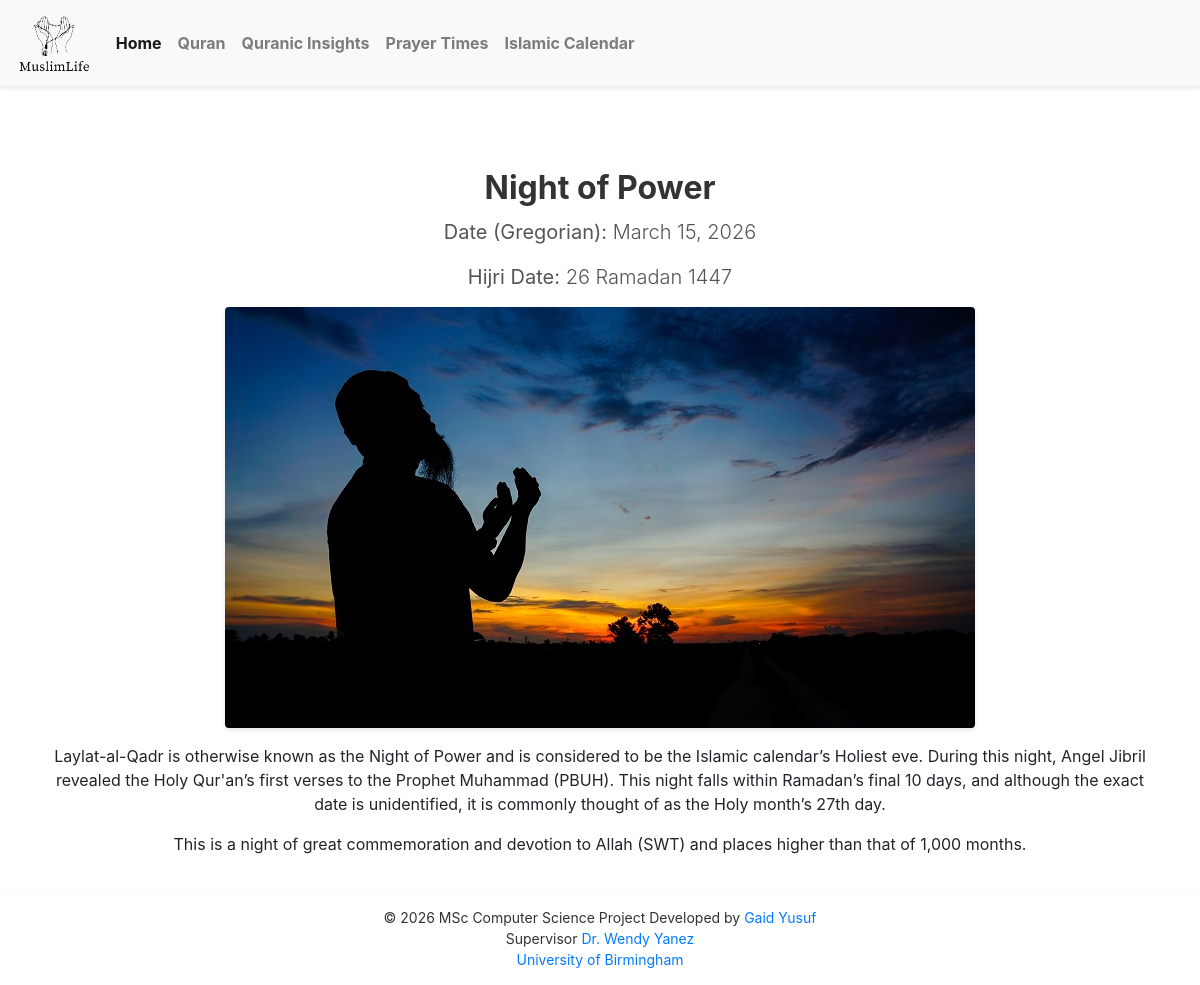
/islamic_calendar/event/26/, run on the app's committed database.
### islamic_calendar/models.py (models this page shows, shortened)
class IslamicEvent(models.Model):
    name = models.CharField(max_length=100)
    date = models.DateField()
    hijri_date = models.CharField(max_length=100)

class EventDetail(models.Model):
    event = models.ForeignKey('IslamicEvent', on_delete=models.CASCADE)
    description = models.TextField(null=True)
    picture = models.ImageField(
        upload_to='event_pictures/', null=True, blank=True)

### islamic_calendar/views.py (the view)
# urls.py: path('event/<int:event_id>/', views.event_detail, name='event_detail'),
def event_detail(request, event_id):
    event = get_object_or_404(IslamicEvent, id=event_id)
    event_detail = EventDetail.objects.filter(event__name=event.name).first()
    return render(request, 'islamic_calendar/event_detail.html',
                  {'event': event, 'event_detail': event_detail})

### islamic_calendar/templates/islamic_calendar/event_detail.html
{% extends 'base.html' %} {% load static %} {% block content %}
<div class="container mt-5">
  <h1
    class="display-4"
    style="
      color: #333333;
      margin-bottom: 10px;
      text-align: center;
      font-weight: bold;
      font-size: 32px;
    "
  >
    {{ event.name }}
  </h1>
  <p
    class="lead"
    style="color: #555555; margin-bottom: 15px; text-align: center"
  >
    <strong>Date (Gregorian):</strong> {{ event.date }}
  </p>
  <p
    class="lead"
    style="color: #555555; margin-bottom: 15px; text-align: center"
  >
    <strong>Hijri Date:</strong> {{ event.hijri_date }}
  </p>
  {% if event_detail %}
  <div class="text-center">
    <img
      src="{{ event_detail.picture.url }}"
      alt="{{ event.name }} Picture"
      class="img-fluid rounded mb-3"
      style="
        max-width: 100%;
        height: auto;
        border-radius: 8px;
        margin-bottom: 15px;
        box-shadow: 0 2px 4px rgba(0, 0, 0, 0.1);
        display: block;
        margin: 0 auto;
      "
    />
  </div>
  <div class="text-center">
    <p class="lead" style="color: #555555; text-align: center">
      {{ event_detail.description|linebreaks }}
    </p>
  </div>
  {% else %}
  <p class="lead" style="color: #555555">
    No additional details available for this event.
  </p>
  {% endif %}
</div>
{% endblock %}

### data on the page
IslamicEvent: name "Night of Power", date "March 15, 2026", hijri_date "26 Ramadan 1447"
EventDetail: picture (picture), description "Laylat-al-Qadr is otherwise known as the Night of Power and is considered to be the Islamic calendar’s Holiest eve. During this night, Angel Jibril revealed the Holy Qur'an’s first verses to the Prophet Muhammad (PBUH). This night falls within Ramadan’s final 10 days, and although the exact date is unidentified, it is commonly thought of as the Holy month’s 27th day. This is a night of great commemoration and devotion to Allah (SWT) and places higher than that of 1,000 months."
